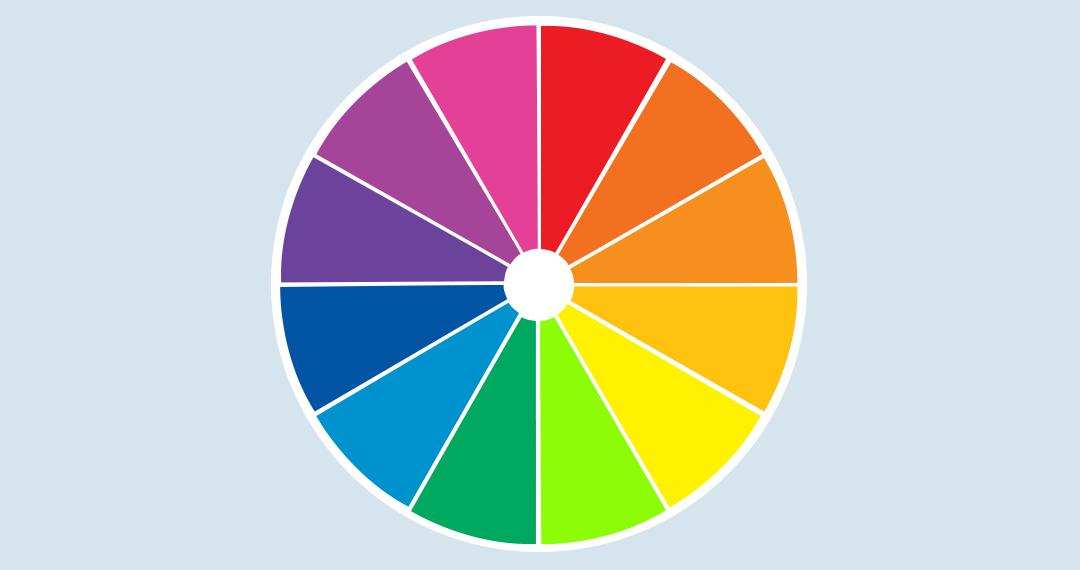
#> input picture colorpic.jpg, 1080 x 570 px, found by its file name
$ python color_identification.py
#> lines starting #> are read from the running program, lines starting #| are printed output that depends on the picture
import cv2
import pandas as pd

img_path = 'resources/colorpic.jpg'
csv_path = 'resources/colors.csv'

# index = ['color', 'color_name', 'hex', 'R', 'G', 'B']
df = pd.read_csv(csv_path, names=None, header=0)
#> (reads colors.csv from the repository)
img = cv2.imread(img_path)
#> img is the input picture: shape (570, 1080, 3); mean B, G, R 190.1, 198.2, 197.5
img = cv2.resize(img, (800, 600))
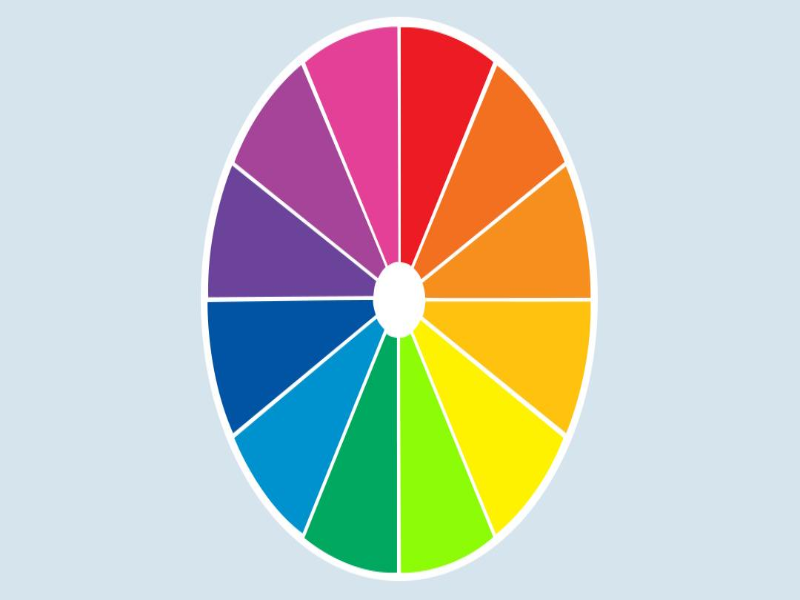
#> img: shape (600, 800, 3); mean B, G, R 190.1, 198.2, 197.5

clicked = False
r = g = b = xpos = ypos = 0


class all_funcs():

    def get_color_name(self, R, G, B):
        minimum = 1000
        for i in range(len(df)):
            d = abs(R - int(df.loc[i, 'R'])) + abs(G - int(df.loc[i, 'G'])) + abs(B - int(df.loc[i, 'B']))
            if d <= minimum:
                minimum = d
                cname = df.loc[i, 'color_name']

        return cname

    def draw_function(self, event, x, y, flags, params):
        if event == cv2.EVENT_LBUTTONDBLCLK:
            global b, g, r, xpos, ypos, clicked
            clicked = True
            xpos = x
            ypos = y
            b, g, r = img[y, x]
            b = int(b)
            g = int(g)
            r = int(r)

    def execute(self):
        cv2.namedWindow('image')
        cv2.setMouseCallback('image', self.draw_function)

        while True:
            cv2.imshow('image', img)
            if clicked:
                # cv2.rectangle(image, startpoint, endpoint, color, thickness)-1 fills entire rectangle
                cv2.rectangle(img, (20, 20), (800, 60), (b, g, r), -1)

                # Creating text string to display( Color name and RGB values )
                text = self.get_color_name(r, g, b) + ' R=' + str(r) + ' G=' + str(g) + ' B=' + str(b)
                # cv2.putText(img,text,start,font(0-7),fontScale,color,thickness,lineType )
                cv2.putText(img, text, (50, 50), 2, 0.8, (255, 255, 255), 2)

                # For very light colours we will display text in black colour
                if r + g + b >= 600:
                    cv2.putText(img, text, (50, 50), 2, 0.8, (0, 0, 0), 2)

            if cv2.waitKey(20) & 0xFF == 27:
                break


cv2.destroyAllWindows()
